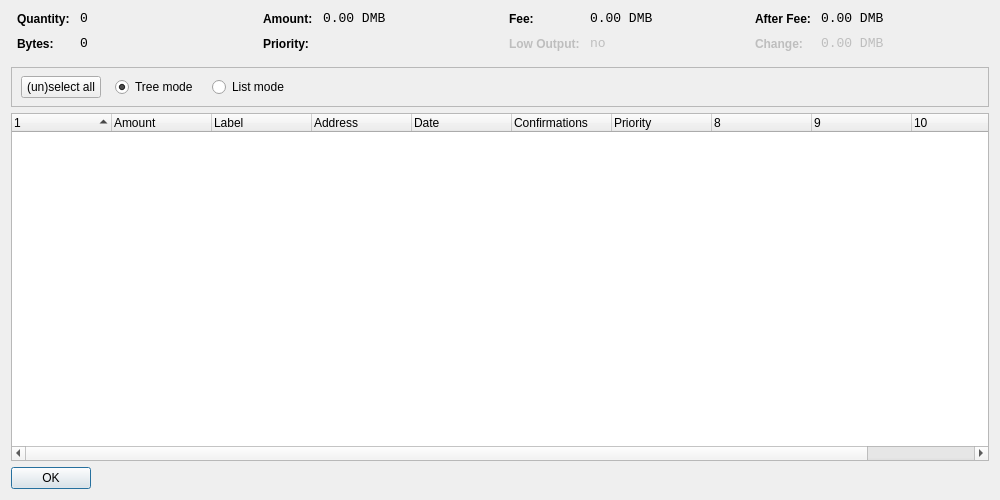
<?xml version="1.0" encoding="UTF-8"?>
<ui version="4.0">
 <class>CoinControlDialog</class>
 <widget class="QDialog" name="CoinControlDialog">
  <property name="geometry">
   <rect>
    <x>0</x>
    <y>0</y>
    <width>1000</width>
    <height>500</height>
   </rect>
  </property>
  <property name="windowTitle">
   <string>Coin Control</string>
  </property>
  <layout class="QVBoxLayout" name="verticalLayout">
   <item>
    <layout class="QHBoxLayout" name="horizontalLayoutTop" stretch="0,0,0,0">
     <property name="topMargin">
      <number>0</number>
     </property>
     <property name="bottomMargin">
      <number>10</number>
     </property>
     <item>
      <layout class="QFormLayout" name="formLayoutCoinControl1">
       <property name="horizontalSpacing">
        <number>10</number>
       </property>
       <property name="verticalSpacing">
        <number>10</number>
       </property>
       <property name="leftMargin">
        <number>6</number>
       </property>
       <property name="rightMargin">
        <number>6</number>
       </property>
       <item row="0" column="0">
        <widget class="QLabel" name="labelCoinControlQuantityText">
         <property name="styleSheet">
          <string notr="true">font-weight:bold;</string>
         </property>
         <property name="text">
          <string>Quantity:</string>
         </property>
        </widget>
       </item>
       <item row="0" column="1">
        <widget class="QLabel" name="labelCoinControlQuantity">
         <property name="font">
          <font>
           <family>Monospace</family>
           <pointsize>10</pointsize>
          </font>
         </property>
         <property name="cursor">
          <cursorShape>IBeamCursor</cursorShape>
         </property>
         <property name="contextMenuPolicy">
          <enum>Qt::ActionsContextMenu</enum>
         </property>
         <property name="text">
          <string notr="true">0</string>
         </property>
         <property name="textInteractionFlags">
          <set>Qt::LinksAccessibleByMouse|Qt::TextSelectableByKeyboard|Qt::TextSelectableByMouse</set>
         </property>
        </widget>
       </item>
       <item row="1" column="0">
        <widget class="QLabel" name="labelCoinControlBytesText">
         <property name="styleSheet">
          <string notr="true">font-weight:bold;</string>
         </property>
         <property name="text">
          <string>Bytes:</string>
         </property>
        </widget>
       </item>
       <item row="1" column="1">
        <widget class="QLabel" name="labelCoinControlBytes">
         <property name="font">
          <font>
           <family>Monospace</family>
           <pointsize>10</pointsize>
          </font>
         </property>
         <property name="cursor">
          <cursorShape>IBeamCursor</cursorShape>
         </property>
         <property name="contextMenuPolicy">
          <enum>Qt::ActionsContextMenu</enum>
         </property>
         <property name="text">
          <string notr="true">0</string>
         </property>
         <property name="textInteractionFlags">
          <set>Qt::LinksAccessibleByMouse|Qt::TextSelectableByKeyboard|Qt::TextSelectableByMouse</set>
         </property>
        </widget>
       </item>
      </layout>
     </item>
     <item>
      <layout class="QFormLayout" name="formLayoutCoinControl2">
       <property name="horizontalSpacing">
        <number>10</number>
       </property>
       <property name="verticalSpacing">
        <number>10</number>
       </property>
       <property name="leftMargin">
        <number>6</number>
       </property>
       <property name="rightMargin">
        <number>6</number>
       </property>
       <item row="0" column="0">
        <widget class="QLabel" name="labelCoinControlAmountText">
         <property name="styleSheet">
          <string notr="true">font-weight:bold;</string>
         </property>
         <property name="text">
          <string>Amount:</string>
         </property>
        </widget>
       </item>
       <item row="0" column="1">
        <widget class="QLabel" name="labelCoinControlAmount">
         <property name="font">
          <font>
           <family>Monospace</family>
           <pointsize>10</pointsize>
          </font>
         </property>
         <property name="cursor">
          <cursorShape>IBeamCursor</cursorShape>
         </property>
         <property name="contextMenuPolicy">
          <enum>Qt::ActionsContextMenu</enum>
         </property>
         <property name="text">
          <string notr="true">0.00 DMB</string>
         </property>
         <property name="textInteractionFlags">
          <set>Qt::LinksAccessibleByMouse|Qt::TextSelectableByKeyboard|Qt::TextSelectableByMouse</set>
         </property>
        </widget>
       </item>
       <item row="1" column="0">
        <widget class="QLabel" name="labelCoinControlPriorityText">
         <property name="styleSheet">
          <string notr="true">font-weight:bold;</string>
         </property>
         <property name="text">
          <string>Priority:</string>
         </property>
        </widget>
       </item>
       <item row="1" column="1">
        <widget class="QLabel" name="labelCoinControlPriority">
         <property name="font">
          <font>
           <family>Monospace</family>
           <pointsize>10</pointsize>
          </font>
         </property>
         <property name="cursor">
          <cursorShape>IBeamCursor</cursorShape>
         </property>
         <property name="contextMenuPolicy">
          <enum>Qt::ActionsContextMenu</enum>
         </property>
         <property name="text">
          <string/>
         </property>
         <property name="textInteractionFlags">
          <set>Qt::LinksAccessibleByMouse|Qt::TextSelectableByKeyboard|Qt::TextSelectableByMouse</set>
         </property>
        </widget>
       </item>
      </layout>
     </item>
     <item>
      <layout class="QFormLayout" name="formLayoutCoinControl3">
       <property name="horizontalSpacing">
        <number>10</number>
       </property>
       <property name="verticalSpacing">
        <number>10</number>
       </property>
       <property name="leftMargin">
        <number>6</number>
       </property>
       <property name="rightMargin">
        <number>6</number>
       </property>
       <item row="0" column="0">
        <widget class="QLabel" name="labelCoinControlFeeText">
         <property name="styleSheet">
          <string notr="true">font-weight:bold;</string>
         </property>
         <property name="text">
          <string>Fee:</string>
         </property>
        </widget>
       </item>
       <item row="0" column="1">
        <widget class="QLabel" name="labelCoinControlFee">
         <property name="font">
          <font>
           <family>Monospace</family>
           <pointsize>10</pointsize>
          </font>
         </property>
         <property name="cursor">
          <cursorShape>IBeamCursor</cursorShape>
         </property>
         <property name="contextMenuPolicy">
          <enum>Qt::ActionsContextMenu</enum>
         </property>
         <property name="text">
          <string notr="true">0.00 DMB</string>
         </property>
         <property name="textInteractionFlags">
          <set>Qt::LinksAccessibleByMouse|Qt::TextSelectableByKeyboard|Qt::TextSelectableByMouse</set>
         </property>
        </widget>
       </item>
       <item row="1" column="0">
        <widget class="QLabel" name="labelCoinControlLowOutputText">
         <property name="enabled">
          <bool>false</bool>
         </property>
         <property name="styleSheet">
          <string notr="true">font-weight:bold;</string>
         </property>
         <property name="text">
          <string>Low Output:</string>
         </property>
        </widget>
       </item>
       <item row="1" column="1">
        <widget class="QLabel" name="labelCoinControlLowOutput">
         <property name="enabled">
          <bool>false</bool>
         </property>
         <property name="font">
          <font>
           <family>Monospace</family>
           <pointsize>10</pointsize>
          </font>
         </property>
         <property name="cursor">
          <cursorShape>IBeamCursor</cursorShape>
         </property>
         <property name="contextMenuPolicy">
          <enum>Qt::ActionsContextMenu</enum>
         </property>
         <property name="text">
          <string notr="true">no</string>
         </property>
         <property name="textInteractionFlags">
          <set>Qt::LinksAccessibleByMouse|Qt::TextSelectableByKeyboard|Qt::TextSelectableByMouse</set>
         </property>
        </widget>
       </item>
      </layout>
     </item>
     <item>
      <layout class="QFormLayout" name="formLayoutCoinControl4">
       <property name="horizontalSpacing">
        <number>10</number>
       </property>
       <property name="verticalSpacing">
        <number>10</number>
       </property>
       <property name="leftMargin">
        <number>6</number>
       </property>
       <property name="rightMargin">
        <number>6</number>
       </property>
       <item row="0" column="0">
        <widget class="QLabel" name="labelCoinControlAfterFeeText">
         <property name="styleSheet">
          <string notr="true">font-weight:bold;</string>
         </property>
         <property name="text">
          <string>After Fee:</string>
         </property>
        </widget>
       </item>
       <item row="0" column="1">
        <widget class="QLabel" name="labelCoinControlAfterFee">
         <property name="font">
          <font>
           <family>Monospace</family>
           <pointsize>10</pointsize>
          </font>
         </property>
         <property name="cursor">
          <cursorShape>IBeamCursor</cursorShape>
         </property>
         <property name="contextMenuPolicy">
          <enum>Qt::ActionsContextMenu</enum>
         </property>
         <property name="text">
          <string notr="true">0.00 DMB</string>
         </property>
         <property name="textInteractionFlags">
          <set>Qt::LinksAccessibleByMouse|Qt::TextSelectableByKeyboard|Qt::TextSelectableByMouse</set>
         </property>
        </widget>
       </item>
       <item row="1" column="0">
        <widget class="QLabel" name="labelCoinControlChangeText">
         <property name="enabled">
          <bool>false</bool>
         </property>
         <property name="styleSheet">
          <string notr="true">font-weight:bold;</string>
         </property>
         <property name="text">
          <string>Change:</string>
         </property>
        </widget>
       </item>
       <item row="1" column="1">
        <widget class="QLabel" name="labelCoinControlChange">
         <property name="enabled">
          <bool>false</bool>
         </property>
         <property name="font">
          <font>
           <family>Monospace</family>
           <pointsize>10</pointsize>
          </font>
         </property>
         <property name="cursor">
          <cursorShape>IBeamCursor</cursorShape>
         </property>
         <property name="contextMenuPolicy">
          <enum>Qt::ActionsContextMenu</enum>
         </property>
         <property name="text">
          <string notr="true">0.00 DMB</string>
         </property>
         <property name="textInteractionFlags">
          <set>Qt::LinksAccessibleByMouse|Qt::TextSelectableByKeyboard|Qt::TextSelectableByMouse</set>
         </property>
        </widget>
       </item>
      </layout>
     </item>
    </layout>
   </item>
   <item>
    <widget class="QFrame" name="frame">
     <property name="minimumSize">
      <size>
       <width>0</width>
       <height>40</height>
      </size>
     </property>
     <property name="frameShape">
      <enum>QFrame::StyledPanel</enum>
     </property>
     <property name="frameShadow">
      <enum>QFrame::Sunken</enum>
     </property>
     <widget class="QWidget" name="horizontalLayoutWidget">
      <property name="geometry">
       <rect>
        <x>10</x>
        <y>0</y>
        <width>781</width>
        <height>41</height>
       </rect>
      </property>
      <layout class="QHBoxLayout" name="horizontalLayoutPanel" stretch="0,0,0,0,0">
       <property name="spacing">
        <number>14</number>
       </property>
       <item>
        <widget class="QPushButton" name="pushButtonSelectAll">
         <property name="sizePolicy">
          <sizepolicy hsizetype="Maximum" vsizetype="Fixed">
           <horstretch>0</horstretch>
           <verstretch>0</verstretch>
          </sizepolicy>
         </property>
         <property name="text">
          <string>(un)select all</string>
         </property>
        </widget>
       </item>
       <item>
        <widget class="QRadioButton" name="radioTreeMode">
         <property name="sizePolicy">
          <sizepolicy hsizetype="Maximum" vsizetype="Fixed">
           <horstretch>0</horstretch>
           <verstretch>0</verstretch>
          </sizepolicy>
         </property>
         <property name="text">
          <string>Tree mode</string>
         </property>
         <property name="checked">
          <bool>true</bool>
         </property>
        </widget>
       </item>
       <item>
        <widget class="QRadioButton" name="radioListMode">
         <property name="sizePolicy">
          <sizepolicy hsizetype="Maximum" vsizetype="Fixed">
           <horstretch>0</horstretch>
           <verstretch>0</verstretch>
          </sizepolicy>
         </property>
         <property name="text">
          <string>List mode</string>
         </property>
        </widget>
       </item>
       <item>
        <spacer name="horizontalSpacer">
         <property name="orientation">
          <enum>Qt::Horizontal</enum>
         </property>
         <property name="sizeHint" stdset="0">
          <size>
           <width>40</width>
           <height>20</height>
          </size>
         </property>
        </spacer>
       </item>
      </layout>
     </widget>
    </widget>
   </item>
   <item>
    <widget class="CoinControlTreeWidget" name="treeWidget">
     <property name="contextMenuPolicy">
      <enum>Qt::CustomContextMenu</enum>
     </property>
     <property name="sortingEnabled">
      <bool>false</bool>
     </property>
     <property name="columnCount">
      <number>11</number>
     </property>
     <attribute name="headerShowSortIndicator" stdset="0">
      <bool>true</bool>
     </attribute>
     <attribute name="headerStretchLastSection">
      <bool>false</bool>
     </attribute>
     <column>
      <property name="text">
       <string/>
      </property>
     </column>
     <column>
      <property name="text">
       <string>Amount</string>
      </property>
     </column>
     <column>
      <property name="text">
       <string>Label</string>
      </property>
     </column>
     <column>
      <property name="text">
       <string>Address</string>
      </property>
     </column>
     <column>
      <property name="text">
       <string>Date</string>
      </property>
     </column>
     <column>
      <property name="text">
       <string>Confirmations</string>
      </property>
      <property name="toolTip">
       <string>Confirmed</string>
      </property>
     </column>
     <column>
      <property name="text">
       <string>Priority</string>
      </property>
     </column>
     <column>
      <property name="text">
       <string/>
      </property>
     </column>
     <column>
      <property name="text">
       <string/>
      </property>
     </column>
     <column>
      <property name="text">
       <string/>
      </property>
     </column>
     <column>
      <property name="text">
       <string/>
      </property>
     </column>
    </widget>
   </item>
   <item>
    <widget class="QDialogButtonBox" name="buttonBox">
     <property name="sizePolicy">
      <sizepolicy hsizetype="Maximum" vsizetype="Fixed">
       <horstretch>0</horstretch>
       <verstretch>0</verstretch>
      </sizepolicy>
     </property>
     <property name="orientation">
      <enum>Qt::Horizontal</enum>
     </property>
     <property name="standardButtons">
      <set>QDialogButtonBox::Ok</set>
     </property>
    </widget>
   </item>
  </layout>
 </widget>
 <customwidgets>
  <customwidget>
   <class>CoinControlTreeWidget</class>
   <extends>QTreeWidget</extends>
   <header>coincontroltreewidget.h</header>
  </customwidget>
 </customwidgets>
 <resources/>
 <connections/>
</ui>
